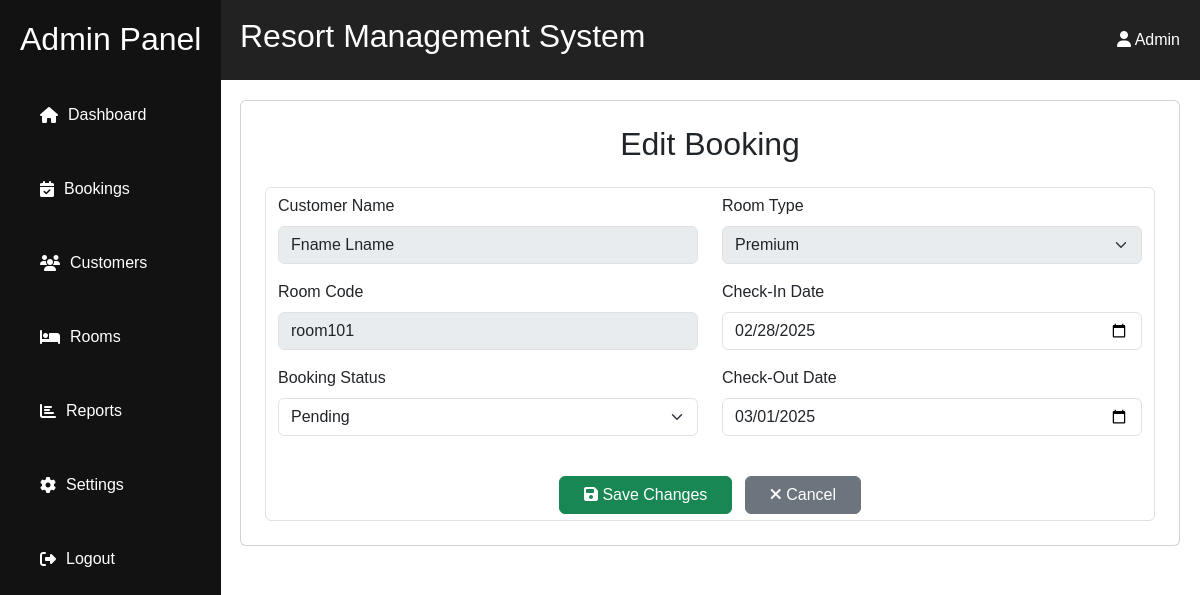
Before: /admin/booking/edit.php?id=9 with the older database file.
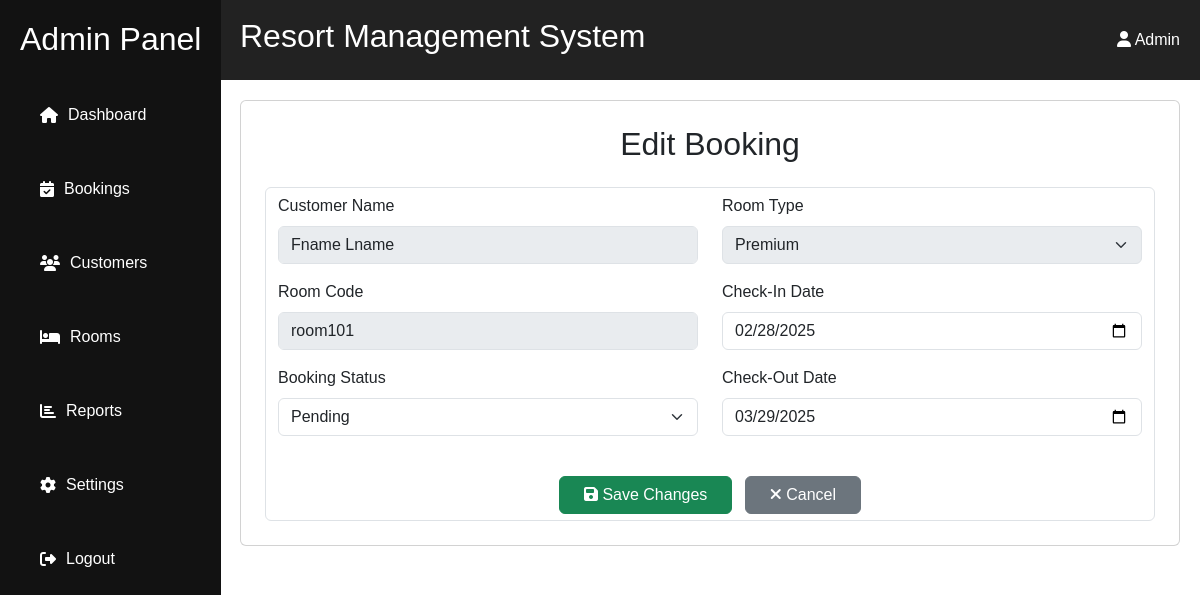
After: the same page with the newer database file.
### tables this page shows
CREATE TABLE IF NOT EXISTS `booking` (
  `book_id` int(11) NOT NULL AUTO_INCREMENT,
  `account_id` int(11) NOT NULL,
  `room_id` int(11) NOT NULL,
  `check_in` date NOT NULL,
  `check_out` date NOT NULL,
  `book_status` enum('pending','confirmed','cancelled','completed') NOT NULL,
  `created_at` datetime NOT NULL DEFAULT current_timestamp(),
  `updated_at` timestamp NULL DEFAULT current_timestamp(),
  PRIMARY KEY (`book_id`),
  KEY `book_room_fk` (`room_id`),
  KEY `book_account_fk` (`account_id`)
);

CREATE TABLE IF NOT EXISTS `user` (
  `user_id` int(11) NOT NULL AUTO_INCREMENT,
  `account_id` int(11) NOT NULL,
  `fname` varchar(50) NOT NULL,
  `lname` varchar(50) NOT NULL,
  `age` int(11) NOT NULL,
  `gender` enum('male','female') NOT NULL,
  `contact` varchar(15) NOT NULL,
  `profile_img` varchar(255) NOT NULL,
  PRIMARY KEY (`user_id`),
  UNIQUE KEY `name` (`fname`),
  UNIQUE KEY `contact` (`contact`),
  KEY `user_account_fk` (`account_id`),
  KEY `unique_fullname` (`fname`,`lname`)
);

CREATE TABLE IF NOT EXISTS `room` (
  `room_id` int(11) NOT NULL AUTO_INCREMENT,
  `room_code` varchar(50) NOT NULL,
  `room_type` enum('standard','premium') NOT NULL,
  `room_status` enum('available','booked','under maintenance') NOT NULL,
  `price` decimal(10,0) NOT NULL,
  `created_at` timestamp NOT NULL DEFAULT current_timestamp(),
  `updated_at` timestamp NOT NULL DEFAULT current_timestamp(),
  PRIMARY KEY (`room_id`),
  UNIQUE KEY `room_ code` (`room_code`)
);

### admin/booking/edit.php (the view, shortened to what this page needs)
<?php
include('../../resources/database/config.php');
$id=$_GET['id'];
$sql="SELECT * FROM booking left join account using(account_id) left join user using(account_id) left join room using (room_id)
    WHERE booking.book_id= {$id}";
$result=mysqli_query($conn,$sql);
if(mysqli_num_rows($result)>0){
    $row=mysqli_fetch_assoc($result);
}else{
    print "no record has been retrieved";
}
?>
<div class="content">
    <div class="card p-4">
        <h2 class="mb-4 text-center">Edit Booking</h2>
        <form action="update.php" method="post" class="form-control">
            <div class="row">
                <div class="col-md-6 mb-3">
                    <label for="editCustomerName" class="form-label">Customer Name</label>
                    <input type="text" class="form-control" id="editCustomerName" value="<?php echo $row['fname']." ".$row['lname']?>" disabled>
                </div>
                <div class="col-md-6 mb-3">
                    <label for="editRoomType" class="form-label">Room Type</label>
                    <select class="form-select" id="editRoomType" name="type" disabled>
                        <option value="premium" <?php echo ($row['room_type']==='premium' ? 'selected' : '') ?>>Premium</option>
                    </select>
                </div>
            </div>
            <div class="row">
                <div class="col-md-6 mb-3">
                    <label for="editCheckIn" class="form-label">Room Code</label>
                    <input type="text" class="form-control" id="editCheckIn" value="<?php echo $row['room_code']?>" disabled>
                </div>
                <div class="col-md-6 mb-3">
                    <label for="editCheckOut" class="form-label">Check-In Date</label>
                    <input type="date" class="form-control" name="check_in" id="editCheckIn" value="<?php echo $row['check_in']?>">
                </div>
            </div>
            <div class="row">
                <div class="col-md-6 mb-3">
                    <label for="editStatus" class="form-label">Booking Status</label>
                    <select class="form-select" name="status" id="editStatus">
                        <option value="pending" <?php echo ($row['book_status']=='pending' ? 'selected' : '') ?>>Pending</option>
                    </select>
                </div>
                <div class="col-md-6 mb-3">
                    <label for="editPaymentStatus" class="form-label">Check-Out Date</label>
                    <input type="date" class="form-control" name="check_out" id="editCheckIn"  value="<?php echo $row['check_out']?>">
                </div>
            </div>
            <div class="text-center mt-4">
                <button type="submit" name="save" class="btn btn-success px-4 me-2"><i class="fas fa-save"></i> Save Changes</button>
                <a type="button" href="index.php" class="btn btn-secondary px-4"><i class="fas fa-times"></i> Cancel</a>
            </div>
        </form>
    </div>
</div>

Changed rows visible on the page:
changed booking "Pending": check_out "03/01/2025" → "03/29/2025"
